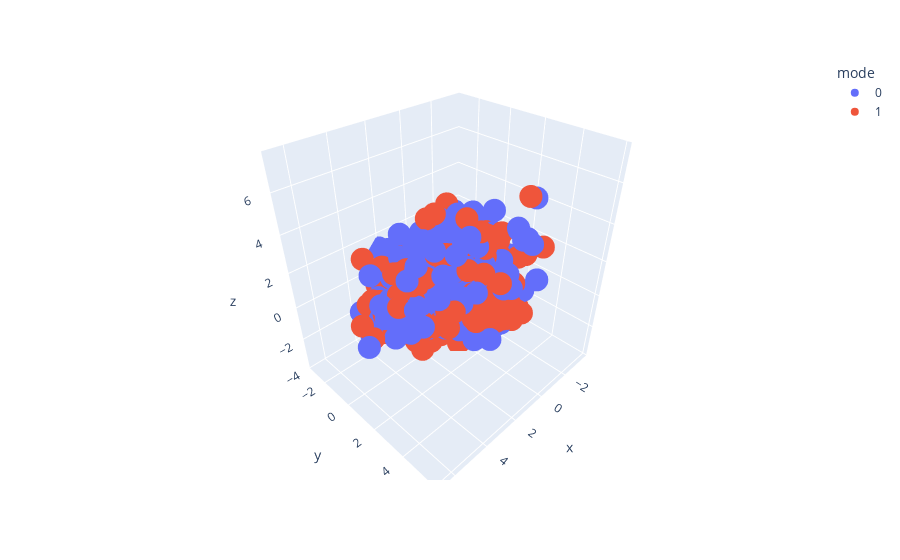

Notebook code for this chart:
### Code cell
import plotly.express as px
fig = px.scatter_3d(transformed_df.groupby('mode').apply(lambda x: x.sample(1000)), x='x', y='y', z='z',color='mode')
fig.show()

### Figure 1 — Plotly figure (JSON) as saved in the notebook; plotly's stock layout.template omitted (floating-point values rounded to 4 significant figures; data arrays with more than 128 entries replaced by an {"elided": "..."} marker saying what was removed)
{"data": [{"hovertemplate": "mode=0<br>x=%{x}<br>y=%{y}<br>z=%{z}<extra></extra>", "legendgroup": "0", "marker": {"color": "#636efa", "symbol": "circle"}, "mode": "markers", "name": "0", "scene": "scene", "showlegend": true, "type": "scatter3d", "x": {"elided": "1000 float values"}, "y": {"elided": "1000 float values"}, "z": {"elided": "1000 float values"}}, {"hovertemplate": "mode=1<br>x=%{x}<br>y=%{y}<br>z=%{z}<extra></extra>", "legendgroup": "1", "marker": {"color": "#EF553B", "symbol": "circle"}, "mode": "markers", "name": "1", "scene": "scene", "showlegend": true, "type": "scatter3d", "x": {"elided": "1000 float values"}, "y": {"elided": "1000 float values"}, "z": {"elided": "1000 float values"}}], "layout": {"legend": {"title": {"text": "mode"}, "tracegroupgap": 0}, "margin": {"t": 60}, "scene": {"domain": {"x": [0, 1], "y": [0, 1]}, "xaxis": {"title": {"text": "x"}}, "yaxis": {"title": {"text": "y"}}, "zaxis": {"title": {"text": "z"}}}}}
